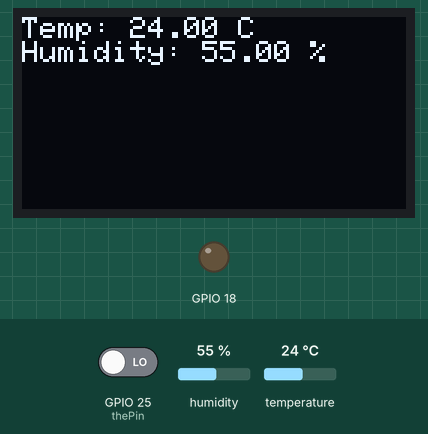
The sketch below on a simulated ESP32. On the bench: 128×64 one-colour display, output pins drawn as LEDs (lit = HIGH). The inputs (shaded band) are chosen by the test bench; at power-on: humidity 55 %, temperature 24 °C, GPIO 25 (thePin) LOW.

Above: at 3.2 s.
3.3 s: humidity set to 22 %
At 5.3 s:
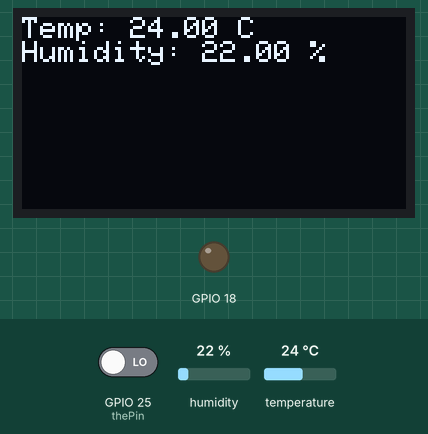
5.6 s: temperature set to 12 °C
At 8.6 s:
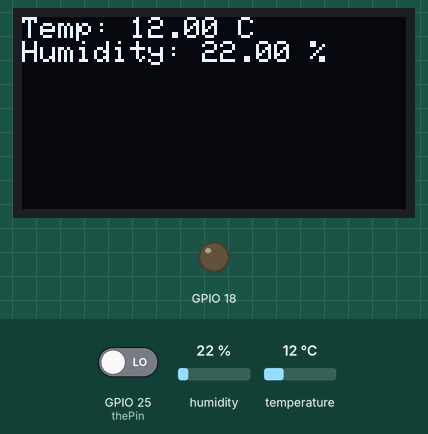
9.6 s: humidity set to 40 %
At 12.8 s:
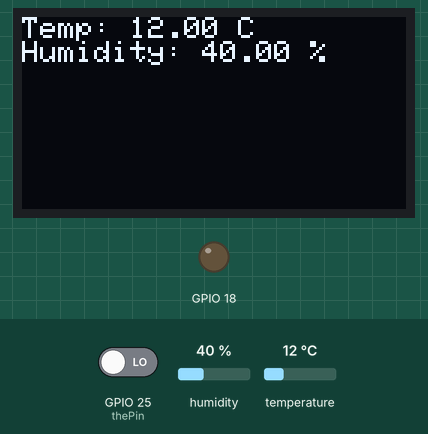
13.6 s: temperature set to 19 °C
Timing chart, 0 to 16.6 s (numbered marks = the images above; inputs shaded):
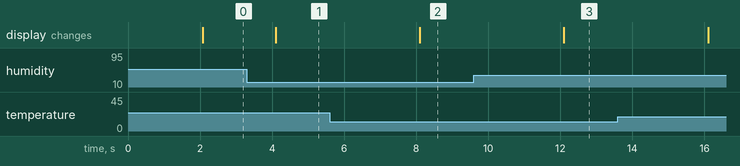

Measured:
- after the input at 3.3 s, the display: changes after 0.80 s (image 1)
- after the input at 5.6 s, the display: changes after 2.5 s (image 2)
- after the input at 9.6 s, the display: changes after 2.5 s (image 3)

The sketch:

sketch.ino
```cpp
# include <Wire.h>
#include <Adafruit_GFX.h>
#include <Adafruit_SSD1306.h>
#include <Adafruit_Sensor.h>
#include <DHT.h>

#define SCREEN_WIDTH 128
#define SCREEN_HEIGHT 64

Adafruit_SSD1306 display(SCREEN_WIDTH, SCREEN_HEIGHT, &Wire, -1);

#define DHTPIN 4
#define DHTTYPE DHT11

DHT dht(DHTPIN, DHTTYPE);
unsigned long previousBlink = 0;
unsigned long previousDHT = 0;
bool ledState = false;


int thePin = 25;
int theStatus = 0;

void setup() {
  Serial.begin(115200);

  dht.begin();

  if(!display.begin(SSD1306_SWITCHCAPVCC, 0x3C)) {
    Serial.println(F("Some display issue vro, check things once again!"));
    for(;;);
  }

  delay(2000);
  display.clearDisplay();
  display.setTextColor(WHITE);

  pinMode(18, OUTPUT);
  digitalWrite(18, LOW);

  pinMode(thePin, INPUT);
  digitalWrite(thePin, LOW);
}


void loop() {
  theStatus = digitalRead(thePin);

  // if (theStatus == LOW) { // it is set to low coz the sensor isn't behaving properly I presume and simulating motion all the time...
  //   Serial.println("yay!");
  //   display.clearDisplay();

  //   display.setTextSize(1);
  //   display.setCursor(0, 0);

  //   display.print("yo yo, mom is cominggg!! tidy the room asap");
  //   display.display();
  // }
  // unfortunately this thing ain't working properly on the simulator, so I have commented out as for now.

  float temp = dht.readTemperature();

  if (millis() - previousDHT >= 2000) {
    previousDHT = millis();
    float humidity = dht.readHumidity();

    if (isnan(temp) || isnan(humidity)) {
      Serial.println("Better check the sensor...");
      return;
    }

    display.clearDisplay();

    display.setTextSize(1);
    display.setCursor(0, 0);

    display.print("Temp: ");
    display.print(temp);
    display.println(" C");

    display.print("Humidity: ");
    display.print(humidity);
    display.println(" %");

    display.display();
  }


  if (temp >= 50) {
    if (millis() - previousBlink >= 500) {
      previousBlink = millis();

      ledState = !ledState;
      digitalWrite(18, ledState);

    }
    display.clearDisplay();
    display.setTextSize(1.5);
    display.setCursor(0, 0);

    display.println("I guess you should    run...");
    display.display();
  }
}
```
